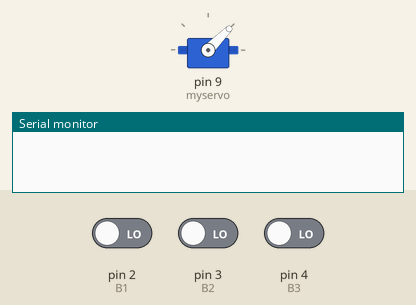
Simulated run of this sketch. Board: Arduino Uno, built with avr-gcc and run on an emulated ATmega328P. Shown: servo, the last lines printed to the serial monitor. The test bench sets the inputs (shaded band); at power-on: pin 2 (B1) LOW, pin 4 (B3) LOW, pin 3 (B2) LOW.

Above: at 1.2 s.
1.3 s: pin 2 (B1) driven HIGH
At 2.74 s:
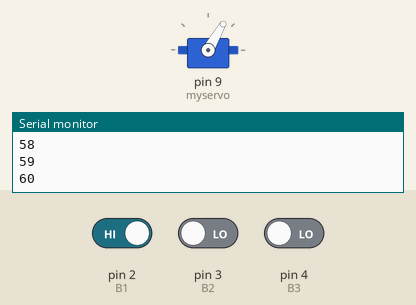
4.3 s: pin 4 (B3) driven HIGH
5.8 s: pin 4 (B3) driven LOW
At 5.97 s:
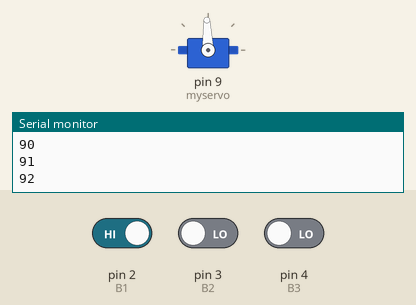
8.8 s: pin 2 (B1) driven LOW
At 8.8 s:
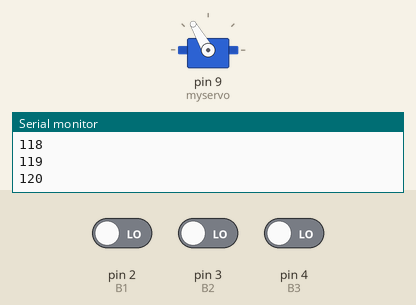
10.3 s: pin 2 (B1) driven HIGH
At 16.6 s:
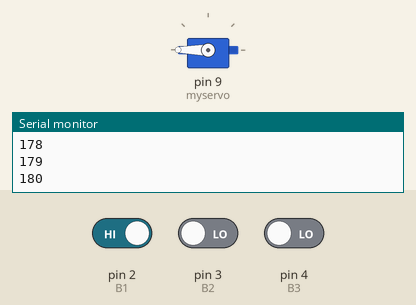
Timing chart, 0 to 17.3 s (numbered marks = the images above; inputs shaded):
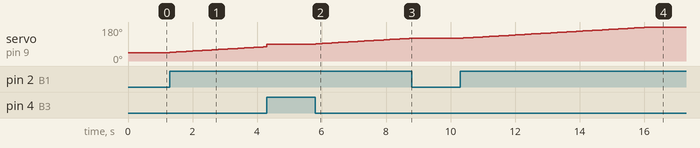

Measured:
- after the input at 1.3 s, servo on pin 9 (myservo): moves from 45° to 75° over 2.9 s, starting at once
- after the input at 5.8 s, servo on pin 9 (myservo): moves from 90° to 120° over 2.9 s, starting at once
- after the input at 8.8 s, servo on pin 9 (myservo): stays 120° (without the input it goes to 121° after 0.02 s)
- after the input at 10.3 s, servo on pin 9 (myservo): moves from 120° to 180° over 5.9 s, starting at once

The sketch:

Les_8.5.ino
```cpp
#include <Servo.h>

Servo myservo;
int B1 = 2;
int B2 = 3;
int B3 = 4;
int TurnSpeed = 45;

long timer = 0;
int timerdelay = 100;

void setup() {
  myservo.attach(9);
  pinMode(B1, INPUT);
  pinMode(B2, INPUT);
  pinMode(B3, INPUT);
  Serial.begin(9600);

}

void loop() {
  if (millis() >= timer + timerdelay) {
    if (digitalRead(B1)) {
      if (TurnSpeed < 180) {
        TurnSpeed++;
        timer = millis();
        Serial.println(TurnSpeed);
      }
    }

    else if (digitalRead(B2)) {
      if (TurnSpeed > 0) {
        TurnSpeed--;
        timer = millis();
        Serial.println(TurnSpeed);
      }
    }
  }

  if (digitalRead(B3)) {
    TurnSpeed = 90;
    Serial.println(TurnSpeed);
  }


  myservo.write(TurnSpeed);


}
```
